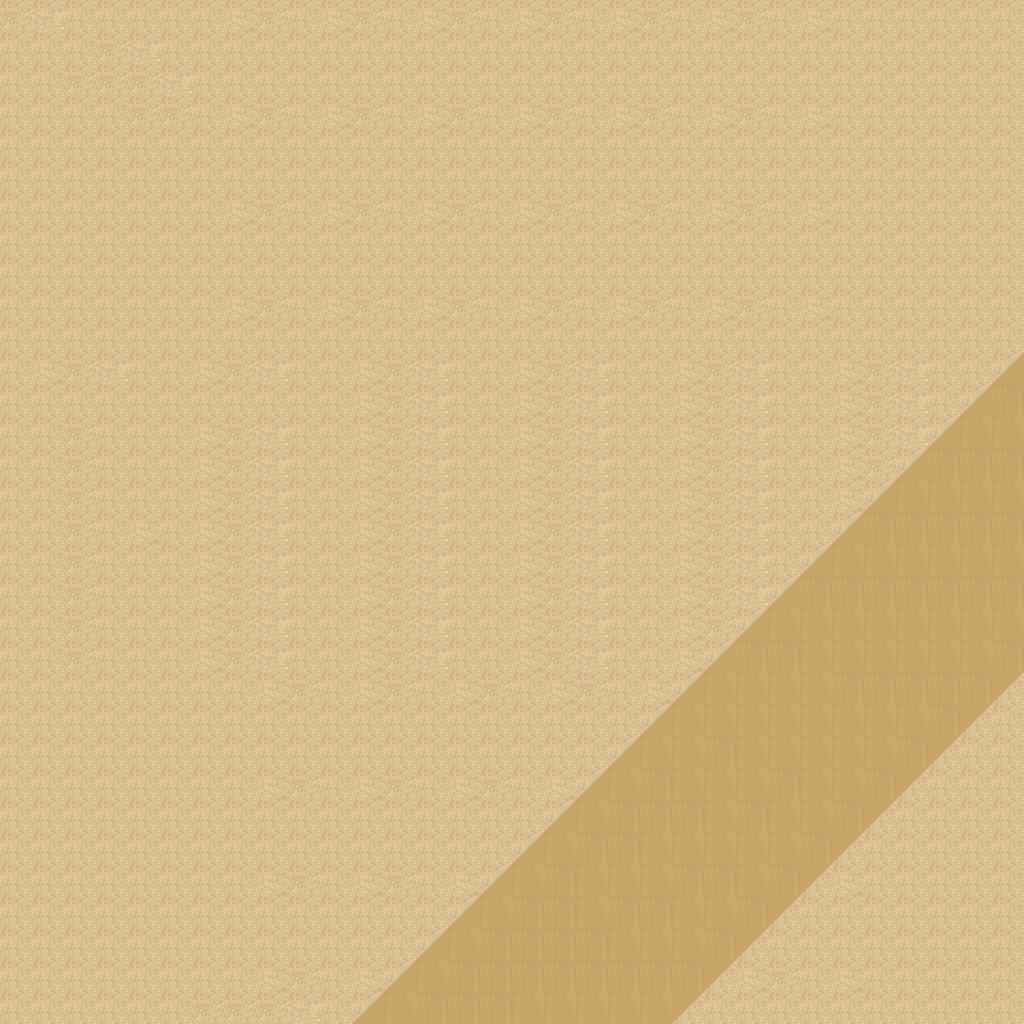

Tiled map render using the project's own tile images. Description and the map definition, with tile-layer contents summarised, below:
An orthogonal 32x32 tile map with 32x32 px tiles, 1 tile layer (Tile Layer 1).

<map version="1.0" orientation="orthogonal" renderorder="right-down" width="32" height="32" tilewidth="32" tileheight="32" nextobjectid="1">
 <tileset firstgid="1" name="desert_5" tilewidth="32" tileheight="32" tilecount="48">
  <image source="../Images/map/desert_5.png" width="256" height="192" />
 </tileset>
 <layer name="Tile Layer 1" width="32" height="32">
  <data>[1024 cells, 1024 non-empty, 20 distinct tile ids]</data>
 </layer>
</map>
